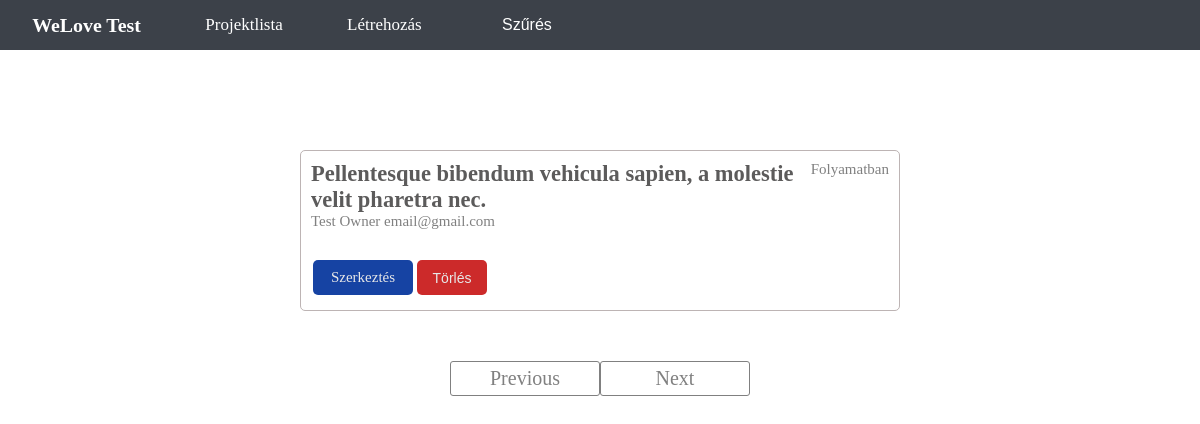
/projects/filter.php?filter=2, run on an earlier commit of the app's database.
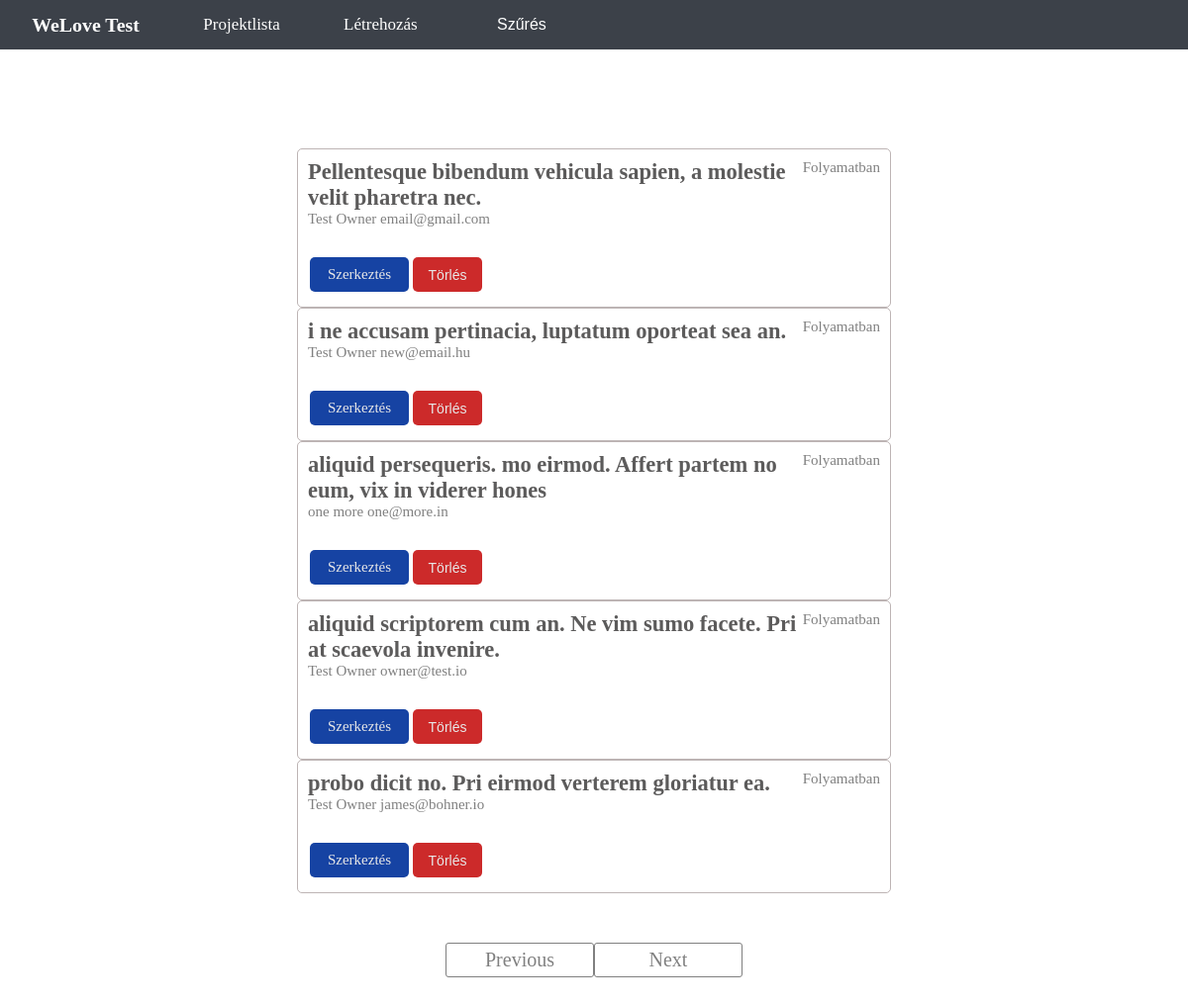
And on a later commit of the database.
### tables this page shows
CREATE TABLE `projects` (
  `id` int(11) NOT NULL,
  `title` varchar(150) NOT NULL,
  `description` mediumtext NOT NULL
);

CREATE TABLE `statuses` (
  `id` int(11) NOT NULL,
  `key` varchar(45) NOT NULL,
  `name` varchar(45) NOT NULL
);

CREATE TABLE `owners` (
  `id` int(11) NOT NULL,
  `name` varchar(150) NOT NULL,
  `email` varchar(150) NOT NULL
);

### classes/Project.php (called while the page is built, shortened)
<?php
class Project
{
    public static function getFilterCount($db, $status)
    {
        $sql = "SELECT COUNT(*) FROM project_status_pivot WHERE status_id = {$status}";
        return $db->query($sql)->fetchColumn();
    }
    public static function filterByStatus($db, $limit, $offset, $status)
    {
        $sql = "SELECT p.*, statuses.name AS status,
        owners.name AS owner_name,
        owners.email AS owner_email
        FROM (
            SELECT *
            FROM projects
            ORDER BY title
            LIMIT :limit
            OFFSET :offset) AS p
        INNER JOIN project_status_pivot AS psp
        ON p.id = psp.project_id AND psp.status_id = :status
        INNER JOIN statuses
        ON psp.status_id = statuses.id
        INNER JOIN project_owner_pivot AS pop
        ON p.id = pop.project_id
        INNER JOIN owners
        ON pop.owner_id = owners.id";
        $stmt = $db->prepare($sql);
        $stmt->bindValue(':limit', $limit, PDO::PARAM_INT);
        $stmt->bindValue(':offset', $offset, PDO::PARAM_INT);
        $stmt->bindValue(':status', $status, PDO::PARAM_INT);
        $stmt->execute();
        return $stmt->fetchAll(PDO::FETCH_ASSOC);
    }
}

### classes/Pagination.php (called while the page is built, shortened)
<?php
class Pagination
{
    public function __construct($page, $records_per_page, $total_records)
    {
        $this->limit = $records_per_page;
        $page = filter_var($page, FILTER_VALIDATE_INT, [
            'options' => [
                'default' => 1,
                'min_range' => 1,
            ],
        ]);
        $total_pages = ceil($total_records / $records_per_page);
        $this->offset = $records_per_page * ($page - 1);
    }
}

### projects/filter.php (the view, shortened to what this page needs)
<?php
$db = require '../includes/db.php';
if (isset($_GET['filter'])) {
    $pagination = new Pagination($_GET['page'] ?? 1, 10, Project::getFilterCount($db, $_GET['filter']));
    $projects = Project::filterByStatus($db, $pagination->limit, $pagination->offset, $_GET['filter']);
}
?>
<?php require '../includes/header.php'; ?>
<div class='projects'>
    <?php foreach ($projects as $project) : ?>
        <div class="projects__inner project<?= $project['id']  ?>">
            <div class='projects__upper'>
                <h2><?= $project['title'] ?></h2>
                <p><?= $project['status'] ?></p>
            </div>
            <p><?= $project['owner_name'] ?> <?= $project['owner_email'] ?></p>
            <div class='projects__lower'>
                <a class='btn btn--edit' href="/projects/edit.php?id=<?= $project['id']  ?>">
                    Szerkeztés
                </a>
                <button class='btn btn--delete' onclick="deleteAsync(<?= $project['id']  ?>)" data-id=<?= $project['id']  ?>>
                    Törlés
                </button>
            </div>
        </div>
    <?php endforeach; ?>
</div>
<?php require '../includes/pagination.php'; ?>
<?php require '../includes/footer.php'; ?>

### includes/header.php (shortened to what this page needs)
<!DOCTYPE html>
<html>
<head>
</head>
<body>
    <div>
        <header>
            <nav class='navbar'>
                <ul class='navbar__list'>
                    <h3>WeLove Test</h3>
                    <li><a href="/">Projektlista</a></li>
                    <li><a href="/projects/create.php">Létrehozás</a></li>
                    <li>
                        <div class='dropdown'>
                            <button class='dropbtn'><span>Szűrés</span></button>
                        </div>
                    </li>
                </ul>
            </nav>
        </header>
        <main>
            <div class='center'>

### includes/pagination.php
<ul class="pagination">
    <li>
        <?php if ($pagination->previous) : ?>
            <a href="index.php?page=<?= $pagination->previous; ?>">Previous</a>
        <?php else : ?>
            <span class="page-link--disabled">Previous</span>
        <?php endif; ?>
    </li>
    <li>
        <?php if ($pagination->next) : ?>
            <a href="index.php?page=<?= $pagination->next; ?>">Next</a>
        <?php else : ?>
            <span class="page-link--disabled">Next</span>
        <?php endif; ?>
    </li>
</ul>

### includes/footer.php (shortened to what this page needs)
</div>
</main>
</div>
</body>
</html>

What changed in the data, as far as the page shows it:
added projects: title "i ne accusam pertinacia, luptatum oporteat sea an.", statuses.name "Folyamatban", owners.name "Test Owner", owners.email "new@email.hu"
added projects: title "aliquid persequeris. mo eirmod. Affert partem no eum, vix in viderer hones", statuses.name "Folyamatban", owners.name "one more", owners.email "one@more.in"
added projects: title "aliquid scriptorem cum an. Ne vim sumo facete. Pri at scaevola invenire.", statuses.name "Folyamatban", owners.name "Test Owner", owners.email "owner@test.io"
added projects: title "probo dicit no. Pri eirmod verterem gloriatur ea.", statuses.name "Folyamatban", owners.name "Test Owner", owners.email "james@bohner.io"
